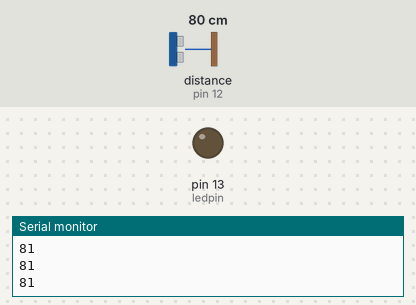
Bench run of a sketch on a simulated Arduino Uno, built with avr-gcc and run on an emulated ATmega328P. Parts: output pins drawn as LEDs (lit = HIGH), the last lines printed to the serial monitor. Dashed ring = blinking. The inputs (shaded band) are chosen by the test bench; at power-on: distance to the obstacle (sensor on pin 12) 80 cm. The echo pulse lasts 58.3 µs per cm.

Above: at 1.2 s.
1.3 s: distance to the obstacle (sensor on pin 12) set to 6 cm
2.8 s: distance to the obstacle (sensor on pin 12) set to 3 cm
At 3.2 s:
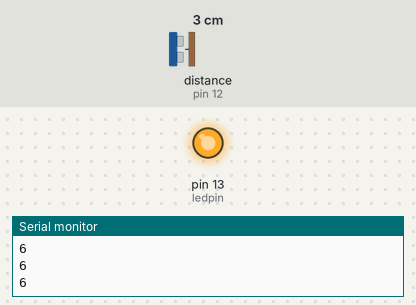
5.8 s: distance to the obstacle (sensor on pin 12) set to 9 cm
At 6.1 s:
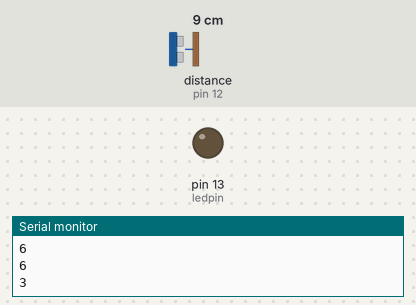
7.3 s: distance to the obstacle (sensor on pin 12) set to 2 cm
At 7.9 s:
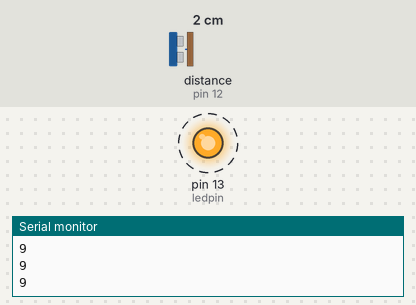
Timing chart, 0 to 11.3 s (numbered marks = the images above; inputs shaded):
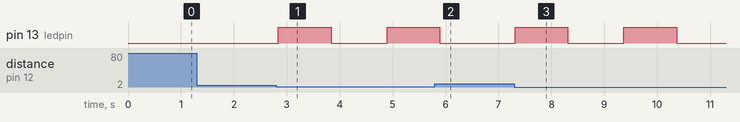

Measured:
- the behaviour switches between 5 and 4 cm on distance to the obstacle (sensor on pin 12) (found by bisection; images 0 and 1)
- after the input at 2.8 s, pin 13 (ledpin): LOW → HIGH at once, → LOW 1.0 s later, → HIGH 1.1 s later
- after the input at 5.8 s, pin 13 (ledpin): goes on until 5.9 s, then stays LOW
- after the input at 7.3 s, pin 13 (ledpin): alternates HIGH for 1.0 s and LOW for 1.1 s, starting at once

The sketch:

New_ping.ino
```cpp
#include <NewPing.h>
#define TRIGGER_PIN 11
#define ECHO_PIN 12
#define MAX_DISTANCE 200
int ledpin = 13;
NewPing myHCSR04(TRIGGER_PIN, ECHO_PIN, MAX_DISTANCE);
void setup()
{
Serial.begin(9600);
pinMode(ledpin, OUTPUT);
}

void loop()
{
Serial.println(myHCSR04.ping_cm());
delay(50);
if (myHCSR04.ping_cm() < 5)
{
digitalWrite(ledpin, HIGH);
delay(1000);
digitalWrite(ledpin, LOW);
delay(1000);
}
}
```
